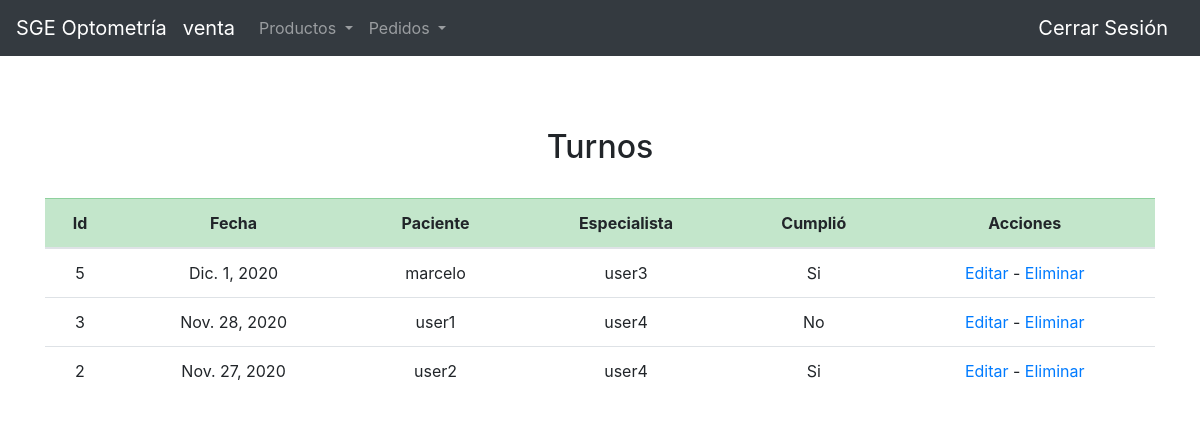
The app's page /optometria/turno/ (signed in) with its own data.
### user/models.py (models this page shows)
class User(AbstractUser):
    roles = [
        ('secretario','Secretario'),
        ('medicos','Medico'),
        ('venta','Ventas'),
        ('taller','Taller'),
        ('gerencia','Gerente'),
        ('paciente','Paciente')]
    rol = models.CharField(max_length=16, choices=roles, default='paciente')

### optometria/models.py (models this page shows)
class Turno(models.Model):
    fecha = models.DateField(auto_now=False, auto_now_add=False)
    paciente = models.ForeignKey(settings.AUTH_USER_MODEL, on_delete=models.CASCADE, related_name="turno_paciente")
    cumplio = models.BooleanField()
    medico = models.ForeignKey(settings.AUTH_USER_MODEL, on_delete=models.CASCADE, related_name='turno_medico')

### optometria/views.py (the view)
# urls.py: path('turno/', views.ver_turnos, name='ver_turnos'),
def ver_turnos(request):
    if len(Turno.objects.all()) > 0:
        data = Turno.objects.all().order_by('-fecha')
    else:
        data = None
    return render(request, 'optometria/ver_turno.html',{
        'grupo': request.user.rol,
        'data': data,
        })

### optometria/templates/optometria/ver_turno.html (shortened to what this page needs)
{% extends "optometria/new_layout.html" %}
{% block body %}
<br>
{% if data %}
    <h2><center>Turnos</center></h2>
    <br>
    <div class="table-responsive">
        <table class="table table-hover">
            <thead>
                <tr class="table-success">
                    <th scope="col"><center>Id</center></th>
                    <th scope="col"><center>Fecha</center></th>
                    <th scope="col"><center>Paciente</center></th>
                    <th scope="col"><center>Especialista</center></th>
                    <th scope="col"><center>Cumplió</center></th>
                    <th scope="col"><center>Acciones</center></th>
                </tr>
            </thead>
            <tbody>
            {% for turno in data %}
                <tr>
                    <td><center>{{turno.id}}</center></td>
                    <td><center>{{turno.fecha}}</center></td>
                    <td><center>{{turno.paciente}}</center></td>
                    <td><center>{{turno.medico}}</center></td>
                    {% if turno.cumplio %}
                        <td><center>Si</center></td>
                    {% else %}
                        <td><center>No</center></td>
                    {% endif %}
                    <td><center>
                    <a href="{% url 'optometria:editar_turno' turno.id%}">Editar</a>
                    <a> - </a>
                    <a href="{% url 'optometria:eliminar_turno' turno.id%}">Eliminar</a>
                    </center></td>
                    </tr>
            {% endfor %}
            </tbody>
        </table>
    </div>
{% else %}
    <h2><center>No hay Turnos</center></h2>
    <br>
{% endif %}
{% endblock %}

### optometria/templates/optometria/new_layout.html (shortened to what this page needs)
{% load static %}
<!doctype html>
<html lang="en">
  <head>
    <link rel="stylesheet" href="https://cdn.jsdelivr.net/npm/bootstrap@4.5.3/dist/css/bootstrap.min.css">
  </head>
  <body>
  <nav class="navbar navbar-expand-lg navbar-dark bg-dark">
  <a class="navbar-brand" href="{% url 'optometria:index' %}">SGE Optometría</a>
  <a class="navbar-brand">{{grupo}}</a>
  <div class="collapse navbar-collapse" id="navbarSupportedContent">
    <ul class="navbar-nav mr-auto">
    {% if grupo == "secretario" %}
      <li class="nav-item">
        <a class="nav-link active" href="{% url 'optometria:ver_turnos'%}">Ver Turnos</a>
      </li>
      <li class="nav-item">
        <a class="nav-link active" href="{% url 'optometria:agregar_turno'%}">Crear Turno</a>
      </li>
    {% elif grupo == "venta" %}
      <li class="nav-item dropdown">
        <a class="nav-link dropdown-toggle" href="#" id="navbarDropdown" role="button" data-toggle="dropdown" aria-haspopup="true" aria-expanded="false">
          Productos
        </a>
      </li>
      <li class="nav-item dropdown">
        <a class="nav-link dropdown-toggle" href="#" id="navbarDropdown" role="button" data-toggle="dropdown" aria-haspopup="true" aria-expanded="false">
          Pedidos
        </a>
      </li>
      {% endif%}
    </ul>
    <ul class="nav navbar-nav navbar-right">
      <li><a class="navbar-brand" href="{% url 'usuarios:logout' %}">Cerrar Sesión</a></li>
    </ul>
  </div>
</nav>
<div class='container'>
<br><br>
    {% block body %}
    {% endblock %}
</div>
  </body>
</html>

### records on screen
User: rol "venta"
Turno: id "5", fecha "Dic. 1, 2020", paciente "marcelo", medico "user3", cumplio "Si"
Turno: id "3", fecha "Nov. 28, 2020", paciente "user1", medico "user4", cumplio "No"
Turno: id "2", fecha "Nov. 27, 2020", paciente "user2", medico "user4", cumplio "Si"
